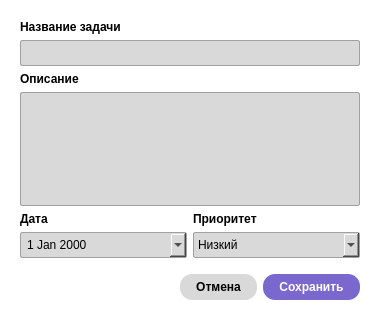
<?xml version="1.0" encoding="UTF-8"?>
<ui version="4.0">
 <class>Dialog</class>
 <widget class="QDialog" name="Dialog">
  <property name="geometry">
   <rect>
    <x>0</x>
    <y>0</y>
    <width>380</width>
    <height>320</height>
   </rect>
  </property>
  <property name="windowTitle">
   <string>Редактирование</string>
  </property>
  <property name="styleSheet">
   <string notr="true">QDialog {
    background-color: #ffffff;
}
QLabel {
    color: #000000;
    font-weight: bold;
    font-size: 12px;
}
QLineEdit, QTextEdit, QComboBox, QDateEdit {
    background-color: #d9d9d9;
    color: #000000;
    border: 1px solid #a0a0a0;
    padding: 4px;
    border-radius: 2px;
}
QPushButton {
    padding: 6px 16px;
    font-weight: bold;
    border-radius: 12px;
    color: #000000;
}
QPushButton#btnCancel {
    background-color: #d9d9d9;
}
QPushButton#btnSave {
    background-color: #7a68ce;
    color: white;
}
QPushButton#btnCancel:hover {
    background-color: #c0c0c0;
}
QPushButton#btnSave:hover {
    background-color: #6352a6;
}</string>
  </property>
  <layout class="QVBoxLayout" name="verticalLayout">
   <property name="leftMargin">
    <number>20</number>
   </property>
   <property name="topMargin">
    <number>20</number>
   </property>
   <property name="rightMargin">
    <number>20</number>
   </property>
   <property name="bottomMargin">
    <number>20</number>
   </property>
   <item>
    <widget class="QLabel" name="labelTitle">
     <property name="text">
      <string>Название задачи</string>
     </property>
    </widget>
   </item>
   <item>
    <widget class="QLineEdit" name="titleEdit"/>
   </item>
   <item>
    <widget class="QLabel" name="labelDesc">
     <property name="text">
      <string>Описание</string>
     </property>
    </widget>
   </item>
   <item>
    <widget class="QTextEdit" name="descEdit"/>
   </item>
   <item>
    <layout class="QHBoxLayout" name="horizontalLayout">
     <item>
      <layout class="QVBoxLayout" name="verticalLayout_2">
       <item>
        <widget class="QLabel" name="labelDate">
         <property name="text">
          <string>Дата</string>
         </property>
        </widget>
       </item>
       <item>
        <widget class="QDateEdit" name="dateEdit">
         <property name="calendarPopup">
          <bool>true</bool>
         </property>
        </widget>
       </item>
      </layout>
     </item>
     <item>
      <layout class="QVBoxLayout" name="verticalLayout_3">
       <item>
        <widget class="QLabel" name="labelPriority">
         <property name="text">
          <string>Приоритет</string>
         </property>
        </widget>
       </item>
       <item>
        <widget class="QComboBox" name="priorityCombo">
         <item>
          <property name="text">
           <string>Низкий</string>
          </property>
         </item>
         <item>
          <property name="text">
           <string>Средний</string>
          </property>
         </item>
         <item>
          <property name="text">
           <string>Высокий</string>
          </property>
         </item>
        </widget>
       </item>
      </layout>
     </item>
    </layout>
   </item>
   <item>
    <layout class="QHBoxLayout" name="horizontalLayout_2">
     <property name="topMargin">
      <number>10</number>
     </property>
     <item>
      <spacer name="horizontalSpacer">
       <property name="orientation">
        <enum>Qt::Horizontal</enum>
       </property>
       <property name="sizeHint" stdset="0">
        <size>
         <width>40</width>
         <height>20</height>
        </size>
       </property>
      </spacer>
     </item>
     <item>
      <widget class="QPushButton" name="btnCancel">
       <property name="text">
        <string>Отмена</string>
       </property>
      </widget>
     </item>
     <item>
      <widget class="QPushButton" name="btnSave">
       <property name="text">
        <string>Сохранить</string>
       </property>
      </widget>
     </item>
    </layout>
   </item>
  </layout>
 </widget>
 <resources/>
 <connections/>
</ui>
